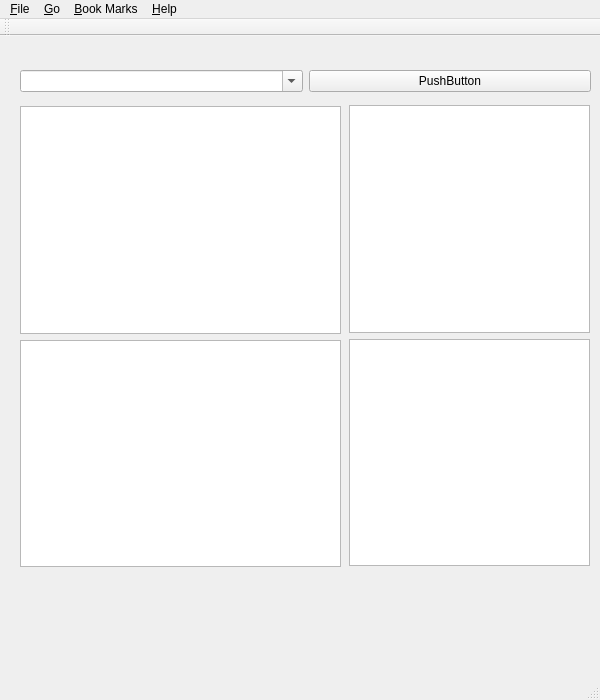
<?xml version="1.0" encoding="UTF-8"?>
<ui version="4.0">
 <class>mainwin</class>
 <widget class="QMainWindow" name="mainwin">
  <property name="windowModality">
   <enum>Qt::ApplicationModal</enum>
  </property>
  <property name="geometry">
   <rect>
    <x>0</x>
    <y>0</y>
    <width>600</width>
    <height>700</height>
   </rect>
  </property>
  <property name="windowTitle">
   <string>NJN Dictionary</string>
  </property>
  <property name="windowIcon">
   <iconset>
    <normaloff>../../../Documents/appicons/info.png</normaloff>../../../Documents/appicons/info.png</iconset>
  </property>
  <property name="locale">
   <locale language="English" country="India"/>
  </property>
  <widget class="QWidget" name="centralwidget">
   <widget class="QWidget" name="verticalLayoutWidget">
    <property name="geometry">
     <rect>
      <x>20</x>
      <y>70</y>
      <width>321</width>
      <height>461</height>
     </rect>
    </property>
    <layout class="QVBoxLayout" name="verticalLayout">
     <item>
      <widget class="QListWidget" name="listWidget"/>
     </item>
     <item>
      <widget class="QListView" name="listView"/>
     </item>
    </layout>
   </widget>
   <widget class="QWidget" name="verticalLayoutWidget_2">
    <property name="geometry">
     <rect>
      <x>349</x>
      <y>69</y>
      <width>241</width>
      <height>461</height>
     </rect>
    </property>
    <layout class="QVBoxLayout" name="verticalLayout_2">
     <item>
      <widget class="QListView" name="listView_3"/>
     </item>
     <item>
      <widget class="QListView" name="listView_2"/>
     </item>
    </layout>
   </widget>
   <widget class="QWidget" name="horizontalLayoutWidget">
    <property name="geometry">
     <rect>
      <x>20</x>
      <y>30</y>
      <width>571</width>
      <height>31</height>
     </rect>
    </property>
    <layout class="QHBoxLayout" name="horizontalLayout">
     <item>
      <widget class="QComboBox" name="comboBox">
       <property name="editable">
        <bool>true</bool>
       </property>
      </widget>
     </item>
     <item>
      <widget class="QPushButton" name="pushButton">
       <property name="text">
        <string>PushButton</string>
       </property>
      </widget>
     </item>
    </layout>
   </widget>
  </widget>
  <widget class="QMenuBar" name="menubar">
   <property name="geometry">
    <rect>
     <x>0</x>
     <y>0</y>
     <width>600</width>
     <height>21</height>
    </rect>
   </property>
   <widget class="QMenu" name="filemenu">
    <property name="geometry">
     <rect>
      <x>189</x>
      <y>128</y>
      <width>143</width>
      <height>147</height>
     </rect>
    </property>
    <property name="title">
     <string>&amp;File</string>
    </property>
    <addaction name="file_options"/>
    <addaction name="file_help"/>
    <addaction name="actionAdd_a_word"/>
    <addaction name="separator"/>
    <addaction name="actionQuit"/>
   </widget>
   <widget class="QMenu" name="menu_Go">
    <property name="title">
     <string>&amp;Go</string>
    </property>
    <addaction name="go_next"/>
    <addaction name="go_random"/>
   </widget>
   <widget class="QMenu" name="menuBook_Marks">
    <property name="title">
     <string>&amp;Book Marks</string>
    </property>
    <addaction name="mark_favourite"/>
    <addaction name="bm_viewbookmark"/>
   </widget>
   <widget class="QMenu" name="menu_Help">
    <property name="title">
     <string>&amp;Help</string>
    </property>
    <addaction name="help_visitblog"/>
    <addaction name="help_help"/>
    <addaction name="actionHelp"/>
   </widget>
   <addaction name="filemenu"/>
   <addaction name="menu_Go"/>
   <addaction name="menuBook_Marks"/>
   <addaction name="menu_Help"/>
  </widget>
  <widget class="QStatusBar" name="statusbar">
   <property name="toolTip">
    <string extracomment="Ready"/>
   </property>
   <property name="statusTip">
    <string extracomment="Ready"/>
   </property>
   <property name="autoFillBackground">
    <bool>true</bool>
   </property>
  </widget>
  <widget class="QToolBar" name="toolBar">
   <property name="minimumSize">
    <size>
     <width>0</width>
     <height>0</height>
    </size>
   </property>
   <property name="sizeIncrement">
    <size>
     <width>50</width>
     <height>50</height>
    </size>
   </property>
   <property name="baseSize">
    <size>
     <width>50</width>
     <height>50</height>
    </size>
   </property>
   <property name="mouseTracking">
    <bool>true</bool>
   </property>
   <property name="windowTitle">
    <string>toolBar</string>
   </property>
   <property name="iconSize">
    <size>
     <width>48</width>
     <height>48</height>
    </size>
   </property>
   <attribute name="toolBarArea">
    <enum>TopToolBarArea</enum>
   </attribute>
   <attribute name="toolBarBreak">
    <bool>false</bool>
   </attribute>
  </widget>
  <action name="go_previous">
   <property name="icon">
    <iconset>
     <normaloff>:/prev_50.png</normaloff>
     <normalon>:/icons/prev.png</normalon>:/prev_50.png</iconset>
   </property>
   <property name="text">
    <string>&amp;Previous</string>
   </property>
   <property name="shortcut">
    <string>Ctrl+Z</string>
   </property>
  </action>
  <action name="go_next">
   <property name="icon">
    <iconset resource="mainwindow.qrc">
     <normaloff>:/icons/next.png</normaloff>:/icons/next.png</iconset>
   </property>
   <property name="text">
    <string>&amp;Next</string>
   </property>
   <property name="shortcut">
    <string>Ctrl+Y</string>
   </property>
  </action>
  <action name="go_random">
   <property name="icon">
    <iconset resource="mainwindow.qrc">
     <normaloff>:/icons/rand.png</normaloff>:/icons/rand.png</iconset>
   </property>
   <property name="text">
    <string>&amp;Random</string>
   </property>
   <property name="shortcut">
    <string>Ctrl+R</string>
   </property>
  </action>
  <action name="file_add_word">
   <property name="icon">
    <iconset>
     <normaloff>:/add_50.png</normaloff>:/add_50.png</iconset>
   </property>
   <property name="text">
    <string>&amp;Add new word</string>
   </property>
   <property name="toolTip">
    <string>Add a word to the dictionary. . . </string>
   </property>
   <property name="statusTip">
    <string>Add a new word to the dictionary. . . </string>
   </property>
   <property name="shortcut">
    <string>Ctrl+A</string>
   </property>
  </action>
  <action name="file_options">
   <property name="icon">
    <iconset>
     <normalon>:/icons/add.png</normalon>
    </iconset>
   </property>
   <property name="text">
    <string>&amp;Option</string>
   </property>
   <property name="shortcut">
    <string>Ctrl+O</string>
   </property>
  </action>
  <action name="file_help">
   <property name="icon">
    <iconset resource="mainwindow.qrc">
     <normaloff>:/icons/help.png</normaloff>:/icons/help.png</iconset>
   </property>
   <property name="text">
    <string>&amp;Help</string>
   </property>
   <property name="shortcut">
    <string>Ctrl+H</string>
   </property>
  </action>
  <action name="mark_favourite">
   <property name="icon">
    <iconset resource="mainwindow.qrc">
     <normaloff>:/icons/bookmark.png</normaloff>:/icons/bookmark.png</iconset>
   </property>
   <property name="text">
    <string>Book &amp;Mark This</string>
   </property>
   <property name="shortcut">
    <string>Ctrl+B</string>
   </property>
  </action>
  <action name="bm_viewbookmark">
   <property name="icon">
    <iconset resource="mainwindow.qrc">
     <normaloff>:/icons/viewbkm.png</normaloff>:/icons/viewbkm.png</iconset>
   </property>
   <property name="text">
    <string>&amp;Book Marks</string>
   </property>
   <property name="shortcut">
    <string>Ctrl+V</string>
   </property>
  </action>
  <action name="help_about">
   <property name="text">
    <string>A&amp;bout</string>
   </property>
   <property name="shortcut">
    <string>Ctrl+I</string>
   </property>
  </action>
  <action name="help_visitblog">
   <property name="icon">
    <iconset resource="mainwindow.qrc">
     <normaloff>:/icons/visitblog.png</normaloff>:/icons/visitblog.png</iconset>
   </property>
   <property name="text">
    <string>&amp;Visit Our Blog</string>
   </property>
   <property name="shortcut">
    <string>Ctrl+W</string>
   </property>
  </action>
  <action name="help_help">
   <property name="icon">
    <iconset resource="mainwindow.qrc">
     <normaloff>:/icons/about.png</normaloff>:/icons/about.png</iconset>
   </property>
   <property name="text">
    <string>&amp;About</string>
   </property>
   <property name="shortcut">
    <string>F1</string>
   </property>
  </action>
  <action name="actionAbout">
   <property name="icon">
    <iconset>
     <normaloff>../../../Documents/appicons/info.png</normaloff>../../../Documents/appicons/info.png</iconset>
   </property>
   <property name="text">
    <string>About</string>
   </property>
  </action>
  <action name="actionAdd_a_word">
   <property name="icon">
    <iconset resource="mainwindow.qrc">
     <normaloff>:/icons/add.png</normaloff>:/icons/add.png</iconset>
   </property>
   <property name="text">
    <string>Add a word</string>
   </property>
  </action>
  <action name="actionQuit">
   <property name="icon">
    <iconset resource="mainwindow.qrc">
     <normaloff>:/icons/quit.png</normaloff>:/icons/quit.png</iconset>
   </property>
   <property name="text">
    <string>Quit</string>
   </property>
  </action>
  <action name="actionHelp">
   <property name="icon">
    <iconset resource="mainwindow.qrc">
     <normaloff>:/icons/help.png</normaloff>:/icons/help.png</iconset>
   </property>
   <property name="text">
    <string>Help</string>
   </property>
  </action>
 </widget>
 <resources>
  <include location="mainwindow.qrc"/>
 </resources>
 <connections/>
</ui>
